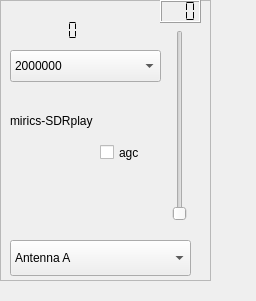
<?xml version="1.0" encoding="UTF-8"?>
<ui version="4.0">
 <class>sdrplayWidget</class>
 <widget class="QWidget" name="sdrplayWidget">
  <property name="geometry">
   <rect>
    <x>0</x>
    <y>0</y>
    <width>256</width>
    <height>301</height>
   </rect>
  </property>
  <property name="windowTitle">
   <string>SDRplay control</string>
  </property>
  <widget class="QFrame" name="frame">
   <property name="geometry">
    <rect>
     <x>0</x>
     <y>0</y>
     <width>211</width>
     <height>281</height>
    </rect>
   </property>
   <property name="frameShape">
    <enum>QFrame::StyledPanel</enum>
   </property>
   <property name="frameShadow">
    <enum>QFrame::Raised</enum>
   </property>
   <widget class="QLabel" name="label">
    <property name="geometry">
     <rect>
      <x>10</x>
      <y>110</y>
      <width>101</width>
      <height>21</height>
     </rect>
    </property>
    <property name="text">
     <string>mirics-SDRplay</string>
    </property>
   </widget>
   <widget class="QLabel" name="statusLabel">
    <property name="geometry">
     <rect>
      <x>16</x>
      <y>180</y>
      <width>121</width>
      <height>21</height>
     </rect>
    </property>
    <property name="text">
     <string/>
    </property>
   </widget>
   <widget class="QLCDNumber" name="api_version">
    <property name="geometry">
     <rect>
      <x>10</x>
      <y>20</y>
      <width>91</width>
      <height>21</height>
     </rect>
    </property>
    <property name="toolTip">
     <string>&lt;html&gt;&lt;head/&gt;&lt;body&gt;&lt;p&gt;Library version number&lt;/p&gt;&lt;p&gt;&lt;br/&gt;&lt;/p&gt;&lt;/body&gt;&lt;/html&gt;</string>
    </property>
    <property name="lineWidth">
     <number>0</number>
    </property>
    <property name="segmentStyle">
     <enum>QLCDNumber::Flat</enum>
    </property>
   </widget>
   <widget class="QSlider" name="gainSlider">
    <property name="geometry">
     <rect>
      <x>170</x>
      <y>30</y>
      <width>20</width>
      <height>191</height>
     </rect>
    </property>
    <property name="toolTip">
     <string>&lt;html&gt;&lt;head/&gt;&lt;body&gt;&lt;p&gt;gain selector. 0 is minimal gain, 100 is maximal.&lt;/p&gt;&lt;/body&gt;&lt;/html&gt;</string>
    </property>
    <property name="orientation">
     <enum>Qt::Vertical</enum>
    </property>
   </widget>
   <widget class="QLCDNumber" name="gainDisplay">
    <property name="geometry">
     <rect>
      <x>160</x>
      <y>0</y>
      <width>41</width>
      <height>23</height>
     </rect>
    </property>
    <property name="digitCount">
     <number>3</number>
    </property>
    <property name="segmentStyle">
     <enum>QLCDNumber::Flat</enum>
    </property>
   </widget>
   <widget class="QCheckBox" name="agcControl">
    <property name="geometry">
     <rect>
      <x>100</x>
      <y>140</y>
      <width>51</width>
      <height>25</height>
     </rect>
    </property>
    <property name="text">
     <string>agc</string>
    </property>
   </widget>
   <widget class="QComboBox" name="rateSelector">
    <property name="geometry">
     <rect>
      <x>10</x>
      <y>50</y>
      <width>151</width>
      <height>32</height>
     </rect>
    </property>
    <property name="toolTip">
     <string>&lt;html&gt;&lt;head/&gt;&lt;body&gt;&lt;p&gt;samplerate selector. With the samplerate you also select a bandwidth.&lt;/p&gt;&lt;/body&gt;&lt;/html&gt;</string>
    </property>
    <item>
     <property name="text">
      <string>2000000</string>
     </property>
    </item>
    <item>
     <property name="text">
      <string>2500000</string>
     </property>
    </item>
    <item>
     <property name="text">
      <string>3000000</string>
     </property>
    </item>
    <item>
     <property name="text">
      <string>5000000</string>
     </property>
    </item>
    <item>
     <property name="text">
      <string>8000000</string>
     </property>
    </item>
   </widget>
   <widget class="QLabel" name="serialNumber">
    <property name="geometry">
     <rect>
      <x>10</x>
      <y>210</y>
      <width>151</width>
      <height>20</height>
     </rect>
    </property>
    <property name="text">
     <string/>
    </property>
   </widget>
   <widget class="QComboBox" name="antennaSelector">
    <property name="geometry">
     <rect>
      <x>10</x>
      <y>240</y>
      <width>181</width>
      <height>36</height>
     </rect>
    </property>
    <item>
     <property name="text">
      <string>Antenna A</string>
     </property>
    </item>
    <item>
     <property name="text">
      <string>Antenna B</string>
     </property>
    </item>
   </widget>
  </widget>
 </widget>
 <resources/>
 <connections/>
</ui>
